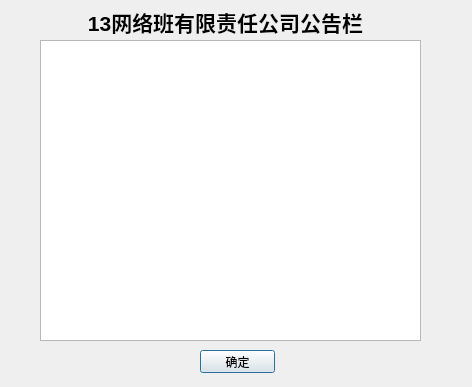
<?xml version="1.0" encoding="UTF-8"?>
<ui version="4.0">
 <class>MyPublicDialog</class>
 <widget class="QDialog" name="MyPublicDialog">
  <property name="geometry">
   <rect>
    <x>0</x>
    <y>0</y>
    <width>472</width>
    <height>387</height>
   </rect>
  </property>
  <property name="windowTitle">
   <string>Dialog</string>
  </property>
  <widget class="QTextEdit" name="textEdit">
   <property name="geometry">
    <rect>
     <x>40</x>
     <y>40</y>
     <width>381</width>
     <height>301</height>
    </rect>
   </property>
  </widget>
  <widget class="QPushButton" name="OkButton">
   <property name="geometry">
    <rect>
     <x>200</x>
     <y>350</y>
     <width>75</width>
     <height>23</height>
    </rect>
   </property>
   <property name="text">
    <string>确定</string>
   </property>
  </widget>
  <widget class="QLabel" name="label">
   <property name="geometry">
    <rect>
     <x>80</x>
     <y>2</y>
     <width>291</width>
     <height>41</height>
    </rect>
   </property>
   <property name="text">
    <string>&lt;!DOCTYPE HTML PUBLIC &quot;-//W3C//DTD HTML 4.0//EN&quot; &quot;http://www.w3.org/TR/REC-html40/strict.dtd&quot;&gt;
&lt;html&gt;&lt;head&gt;&lt;meta name=&quot;qrichtext&quot; content=&quot;1&quot; /&gt;&lt;style type=&quot;text/css&quot;&gt;
p, li { white-space: pre-wrap; }
&lt;/style&gt;&lt;/head&gt;&lt;body style=&quot; font-family:'SimSun'; font-size:9pt; font-weight:400; font-style:normal;&quot;&gt;
&lt;p align=&quot;center&quot; style=&quot; margin-top:0px; margin-bottom:0px; margin-left:0px; margin-right:0px; -qt-block-indent:0; text-indent:0px;&quot;&gt;&lt;span style=&quot; font-size:16pt; font-weight:600;&quot;&gt;13网络班有限责任公司公告栏&lt;/span&gt;&lt;/p&gt;&lt;/body&gt;&lt;/html&gt;</string>
   </property>
  </widget>
  <widget class="QLabel" name="label_2">
   <property name="geometry">
    <rect>
     <x>0</x>
     <y>0</y>
     <width>471</width>
     <height>391</height>
    </rect>
   </property>
   <property name="styleSheet">
    <string notr="true">border-image: url(:/image/background_meitu_2.png);</string>
   </property>
   <property name="text">
    <string/>
   </property>
  </widget>
  <zorder>label_2</zorder>
  <zorder>textEdit</zorder>
  <zorder>OkButton</zorder>
  <zorder>label</zorder>
 </widget>
 <resources/>
 <connections/>
</ui>
